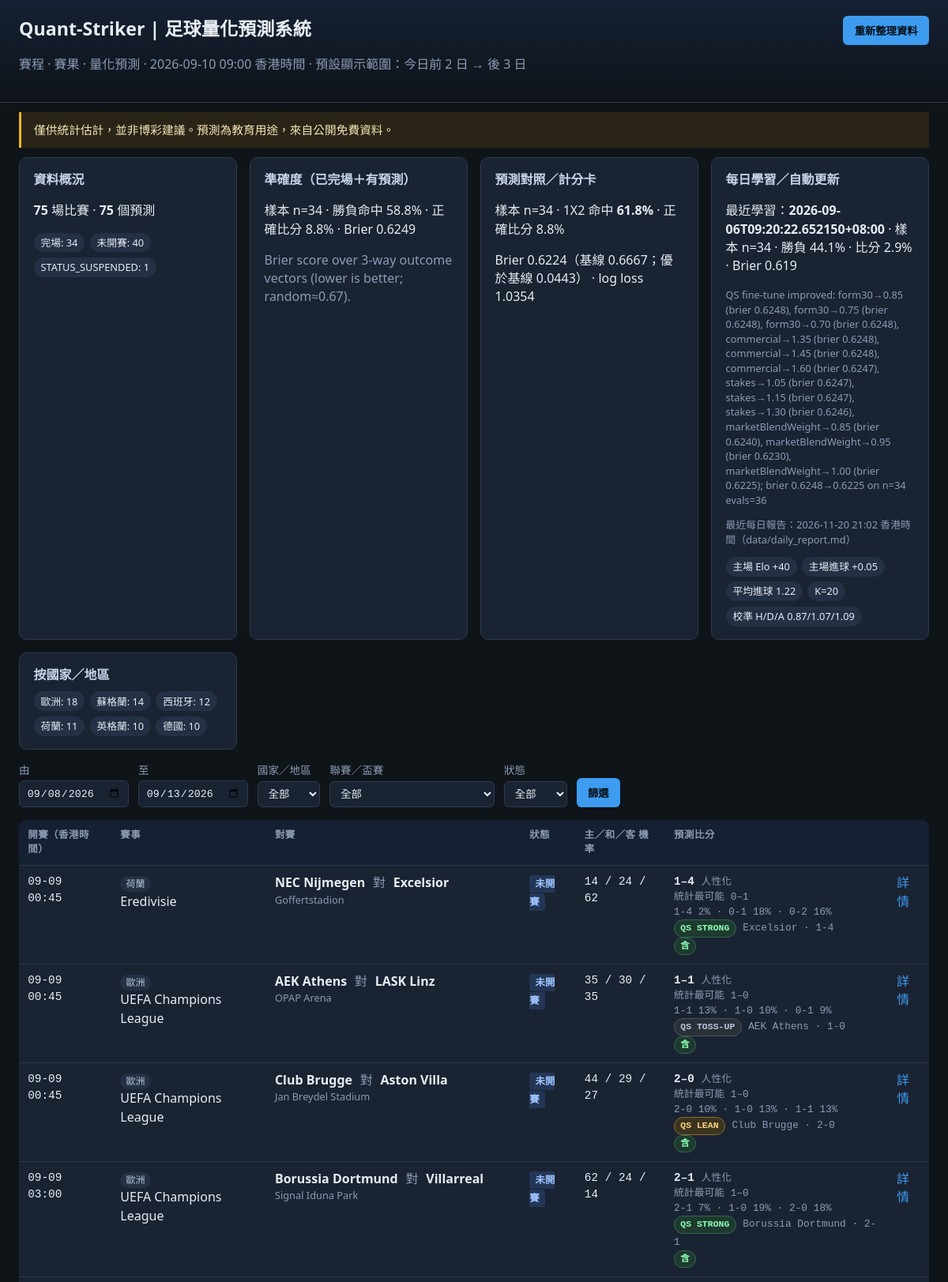
The page / (upper part) on the database its author committed.
### tables this page shows
CREATE TABLE matches (
    id INTEGER PRIMARY KEY AUTOINCREMENT,
    date TEXT,
    kickoff_utc TEXT,
    kickoff_hkt TEXT,
    league TEXT,
    country TEXT,
    competition_key TEXT,
    home TEXT,
    away TEXT,
    home_score INTEGER,
    away_score INTEGER,
    status TEXT,
    venue TEXT,
    source TEXT,
    source_id TEXT,
    extra TEXT,
    dedupe_key TEXT UNIQUE,
    updated_at TEXT
);

CREATE TABLE learning_runs (
    id INTEGER PRIMARY KEY AUTOINCREMENT,
    ran_at TEXT NOT NULL,
    finished_n INTEGER,
    result_acc REAL,
    exact_acc REAL,
    brier REAL,
    params_json TEXT,
    notes TEXT
);

CREATE TABLE model_params (
    key TEXT PRIMARY KEY,
    value REAL NOT NULL,
    updated_at TEXT
);

CREATE TABLE predictions (
    match_id INTEGER PRIMARY KEY,
    p_home REAL,
    p_draw REAL,
    p_away REAL,
    score_home INTEGER,
    score_away INTEGER,
    lambda_home REAL,
    lambda_away REAL,
    model TEXT,
    features_json TEXT,
    created_at TEXT,
    FOREIGN KEY(match_id) REFERENCES matches(id)
);

### app/main.py (the view)
@app.get("/", response_class=HTMLResponse)
async def index(
    request: Request,
    country: Optional[str] = None,
    competition: Optional[str] = None,
    status: Optional[str] = None,
    date_from: Optional[str] = None,
    date_to: Optional[str] = None,
):
    date_from, date_to = _clamp_to_dashboard_window(date_from, date_to)
    matches = db.query_matches(
        date_from=date_from,
        date_to=date_to,
        country=country or None,
        competition_key=competition or None,
        status=status or None,
        limit=300,
    )
    for m in matches:
        pred = db.get_prediction(m["id"])
        m["prediction"] = pred
    counts = db.counts()
    accuracy = db.accuracy_stats()
    learning = latest_learning_run()
    model_params = get_model_params()
    try:
        scorecard = get_scorecard_summary(refresh=False)
    except Exception:
        scorecard = {"n": 0}
    report_path = ROOT / "data" / "daily_report.md"
    daily_report_time = None
    if report_path.exists():
        ts = datetime.fromtimestamp(report_path.stat().st_mtime, tz=timezone.utc).astimezone(HKT)
        daily_report_time = ts.strftime("%Y-%m-%d %H:%M 香港時間")
    return templates.TemplateResponse(
        request,
        "index.html",
        _ui_ctx(
            matches=matches,
            countries=countries(),
            competitions=competitions_by_country(),
            filters={
                "country": country or "",
                "competition": competition or "",
                "status": status or "",
                "date_from": date_from,
                "date_to": date_to,
            },
            counts=counts,
            accuracy=accuracy,
            collect_status=_collect_status,
            learning=learning,
            model_params=model_params,
            scorecard=scorecard,
            window_label="香港時間：今日前 2 日 → 後 3 日",
            daily_report_time=daily_report_time,
        ),
    )

### templates/index.html (shortened to what this page needs)
<!DOCTYPE html>
<html lang="zh-Hant">
<head>
  <link rel="stylesheet" href="/static/style.css" />
</head>
<body>
  <header class="top">
    <div>
      <h1>Quant-Striker | 足球量化預測系統</h1>
      <p class="sub">賽程 · 賽果 · 量化預測 · {{ now_hkt }} · 預設顯示範圍：今日前 2 日 → 後 3 日</p>
    </div>
    <div class="actions">
      <button id="btn-refresh" class="btn">重新整理資料</button>
    </div>
  </header>
  <aside class="disclaimer">{{ disclaimer }}</aside>
  <section class="panels">
    <div class="card">
      <h2>資料概況</h2>
      <p><strong>{{ counts.matches }}</strong> 場比賽 · <strong>{{ counts.predictions }}</strong> 個預測</p>
      <ul class="chips">
        {% for s, n in counts.by_status.items() %}
        <li>{{ status_zh.get(s, s) }}: {{ n }}</li>
        {% endfor %}
      </ul>
    </div>
    <div class="card">
      <h2>準確度（已完場＋有預測）</h2>
      {% if accuracy.n %}
      <p>樣本 n={{ accuracy.n }} · 勝負命中 {{ '%.1f'|format(accuracy.result_accuracy * 100) }}% ·
         正確比分 {{ '%.1f'|format(accuracy.exact_score_accuracy * 100) }}% ·
         Brier {{ accuracy.brier }}</p>
      <p class="muted">{{ accuracy.note }}</p>
      {% else %}
      <p class="muted">{{ accuracy.note }}</p>
      {% endif %}
    </div>
    <div class="card">
      <h2>預測對照／計分卡</h2>
      {% if scorecard and scorecard.n %}
      <p>樣本 n={{ scorecard.n }} · 1X2 命中 <strong>{{ '%.1f'|format((scorecard.hit_1x2_rate or 0) * 100) }}%</strong>
         · 正確比分 {{ '%.1f'|format((scorecard.hit_score_rate or 0) * 100) }}%</p>
      <p>Brier {{ scorecard.mean_brier }}（基線 {{ scorecard.baseline_brier }}；優於基線 {{ scorecard.brier_vs_baseline }}）
         · log loss {{ scorecard.mean_logloss }}</p>
      {% else %}
      <p class="muted">尚未有完場預測對照。跑完 daily_update／計分卡後會顯示。</p>
      {% endif %}
    </div>
    <div class="card">
      <h2>每日學習／自動更新</h2>
      {% if learning %}
      <p>最近學習：<strong>{{ learning.ran_at }}</strong>
         · 樣本 n={{ learning.finished_n }}
         · 勝負 {{ '%.1f'|format((learning.result_acc or 0) * 100) }}%
         · 比分 {{ '%.1f'|format((learning.exact_acc or 0) * 100) }}%
         · Brier {{ learning.brier }}</p>
      {% if learning.notes %}<p class="muted tiny">{{ learning.notes }}</p>{% endif %}
      {% else %}
      <p class="muted">尚未執行學習。請跑 <code>scripts/daily_update.py</code> 或撳重新整理。</p>
      {% endif %}
      {% if daily_report_time %}
      <p class="muted tiny">最近每日報告：{{ daily_report_time }}（data/daily_report.md）</p>
      {% endif %}
      {% if model_params %}
      <ul class="chips">
        <li>主場 Elo +{{ '%.0f'|format(model_params.home_adv_elo) }}</li>
        <li>主場進球 +{{ '%.2f'|format(model_params.home_adv_goals) }}</li>
        <li>平均進球 {{ '%.2f'|format(model_params.avg_goals) }}</li>
        <li>K={{ '%.0f'|format(model_params.k_factor) }}</li>
        <li>校準 H/D/A {{ '%.2f'|format(model_params.calibration_home) }}/{{ '%.2f'|format(model_params.calibration_draw) }}/{{ '%.2f'|format(model_params.calibration_away) }}</li>
      </ul>
      {% endif %}
    </div>
    <div class="card">
      <h2>按國家／地區</h2>
      <ul class="chips">
        {% for c, n in counts.by_country.items() %}
        <li>{{ country_zh.get(c, c) }}: {{ n }}</li>
        {% endfor %}
      </ul>
    </div>
  </section>
  <form class="filters" method="get" action="/">
    <label>由 <input type="date" name="date_from" value="{{ filters.date_from }}" /></label>
    <label>至 <input type="date" name="date_to" value="{{ filters.date_to }}" /></label>
    <label>國家／地區
      <select name="country">
        <option value="">全部</option>
      </select>
    </label>
    <label>聯賽／盃賽
      <select name="competition">
        <option value="">全部</option>
      </select>
    </label>
    <label>狀態
      <select name="status">
        <option value="">全部</option>
      </select>
    </label>
    <button class="btn" type="submit">篩選</button>
  </form>
  <section class="table-wrap">
    <table>
      <thead>
        <tr>
          <th>開賽（香港時間）</th>
          <th>賽事</th>
          <th>對賽</th>
          <th>狀態</th>
          <th>主／和／客 機率</th>
          <th>預測比分</th>
          <th></th>
        </tr>
      </thead>
      <tbody>
        {% for m in matches %}
        <tr>
          <td class="mono">
            {% if m.kickoff_hkt %}{{ m.kickoff_hkt[5:16].replace('T',' ') }}{% else %}{{ m.date }}{% endif %}
          </td>
          <td>
            <span class="pill">{{ country_zh.get(m.country, m.country) }}</span>
            <div>{{ m.league }}</div>
          </td>
          <td>
            <strong>{{ m.home }}</strong>
            {% if m.home_score is not none %}
              <span class="score">{{ m.home_score }}–{{ m.away_score }}</span>
            {% else %}
              <span class="vs">對</span>
            {% endif %}
            <strong>{{ m.away }}</strong>
            {% if m.venue %}<div class="muted tiny">{{ m.venue }}</div>{% endif %}
          </td>
          <td><span class="status s-{{ m.status }}">{{ status_zh.get(m.status, m.status) }}</span></td>
          <td class="mono">
            {% if m.prediction %}
              {{ '%.0f'|format(m.prediction.p_home*100) }} /
              {{ '%.0f'|format(m.prediction.p_draw*100) }} /
              {{ '%.0f'|format(m.prediction.p_away*100) }}
            {% else %}—{% endif %}
          </td>
          <td class="mono">
            {% if m.prediction %}
              {% set tops = m.prediction.top_scorelines or (m.prediction.features.top_scorelines if m.prediction.features else None) %}
              <div><strong>{{ m.prediction.score_home }}–{{ m.prediction.score_away }}</strong>
                <span class="muted tiny">人性化</span></div>
              {% set sh = m.prediction.stat_score_home if m.prediction.stat_score_home is defined else (m.prediction.features.stat_score.home if m.prediction.features and m.prediction.features.stat_score is defined else none) %}
              {% set sa = m.prediction.stat_score_away if m.prediction.stat_score_away is defined else (m.prediction.features.stat_score.away if m.prediction.features and m.prediction.features.stat_score is defined else none) %}
              {% if sh is not none and (sh != m.prediction.score_home or sa != m.prediction.score_away) %}
              <div class="muted tiny">統計最可能 {{ sh }}–{{ sa }}</div>
              {% endif %}
              {% if tops and tops|length > 1 %}
              <div class="muted tiny">
                {% for s in tops[:3] %}
                  {{ s.home }}-{{ s.away }} {{ '%.0f'|format(s.p*100) }}%{% if not loop.last %} · {% endif %}
                {% endfor %}
              </div>
              {% endif %}
              {% set cons = m.prediction.consensus or (m.prediction.features.consensus if m.prediction.features else None) %}
              {% set qs = (cons.quant_striker if cons else None) or (m.prediction.features.quant_striker if m.prediction.features else None) %}
              {% if qs and qs.confidence %}
                <div><span class="badge badge-qs badge-qs-{{ qs.confidence }} tiny">QS {{ qs.confidence }}</span>
                  {% if qs.system and qs.system.result_call %}<span class="muted tiny"> {{ qs.system.result_call }}{% if qs.system.scoreline %} · {{ qs.system.scoreline }}{% endif %}</span>{% endif %}
                </div>
              {% endif %}
              {% if cons and cons.blend and cons.blend.blended %}
                <div><span class="badge badge-consensus tiny">含 </span></div>
              {% endif %}
            {% else %}—{% endif %}
          </td>
          <td><a class="link" href="/match/{{ m.id }}">詳情</a></td>
        </tr>
        {% else %}
        <tr><td colspan="7" class="muted">此範圍冇比賽。請撳<strong>重新整理資料</strong>或執行 collect 腳本。</td></tr>
        {% endfor %}
      </tbody>
    </table>
  </section>
</body>
</html>

### static/style.css (style rules this page uses)
:root { --bg: #0f1419; --panel: #1a2332; --border: #2d3a4f; --text: #e7ecf3; --muted: #8b9bb4; --accent: #3d9cf0; --good: #3ecf8e; --warn: #f0b429; --bad: #f07178; --pill: #243044; }
* { box-sizing: border-box; }
body { margin: 0; font-family: "IBM Plex Sans", "Segoe UI", system-ui, sans-serif; background: var(--bg); color: var(--text); line-height: 1.45; }
.top { display: flex; justify-content: space-between; align-items: flex-start; gap: 1rem; padding: 1.25rem 1.5rem; border-bottom: 1px solid var(--border); background: linear-gradient(180deg, #152033, var(--bg)); }
h1 { margin: 0 0 .25rem; font-size: 1.45rem; }
.sub, .muted { color: var(--muted); }
.tiny { font-size: .8rem; }
.disclaimer { margin: .75rem 1.5rem; padding: .75rem 1rem; border-left: 3px solid var(--warn); background: #2a2416; color: #f5e6b8; font-size: .92rem; }
.panels { display: grid; grid-template-columns: repeat(auto-fit, minmax(240px, 1fr)); gap: 1rem; padding: 0 1.5rem 1rem; }
.card { background: var(--panel); border: 1px solid var(--border); border-radius: 10px; padding: 1rem 1.1rem; }
.card h2 { margin: 0 0 .6rem; font-size: 1rem; color: #c5d4ea; }
.filters { display: flex; flex-wrap: wrap; gap: .75rem; align-items: end; padding: 0 1.5rem 1rem; }
.filters label { display: flex; flex-direction: column; gap: .25rem; font-size: .85rem; color: var(--muted); }
input, select { background: var(--panel); color: var(--text); border: 1px solid var(--border); border-radius: 6px; padding: .45rem .55rem; }
.btn { background: var(--accent); color: #061018; border: 0; border-radius: 6px; padding: .55rem .9rem; font-weight: 600; cursor: pointer; }
.table-wrap { padding: 0 1.5rem 2rem; overflow-x: auto; }
table { width: 100%; border-collapse: collapse; background: var(--panel); border-radius: 10px; overflow: hidden; }
th, td { padding: .65rem .7rem; border-bottom: 1px solid var(--border); text-align: left; vertical-align: top; }
th { font-size: .78rem; text-transform: uppercase; letter-spacing: .04em; color: var(--muted); background: #152033; }
.mono { font-family: "IBM Plex Mono", ui-monospace, monospace; font-size: .9rem; }
.pill { display: inline-block; background: var(--pill); padding: .1rem .45rem; border-radius: 999px; font-size: .75rem; color: #b7c7de; }
.chips { list-style: none; padding: 0; margin: 0; display: flex; flex-wrap: wrap; gap: .4rem; }
.chips li { background: var(--pill); padding: .2rem .55rem; border-radius: 999px; font-size: .8rem; }
.status { font-size: .78rem; font-weight: 600; padding: .15rem .45rem; border-radius: 4px; }
.s-SCHEDULED { background: #243656; color: #9ec5ff; }
.vs { margin: 0 .35rem; color: var(--muted); }
.link { color: var(--accent); text-decoration: none; }
.actions { display: flex; flex-direction: column; align-items: flex-end; gap: .35rem; }
.badge { display: inline-block; font-size: .72rem; font-weight: 600; padding: .12rem .45rem; border-radius: 999px; }
.badge-consensus { background: #1e3a2f; color: #8dffb5; border: 1px solid #2f6b4f; }
.badge-qs { border: 1px solid #4a6fa5; background: #1a2a44; color: #9ec5ff; }
.badge-qs-STRONG { background: #1e3a2f; color: #8dffb5; border-color: #2f6b4f; }
.badge-qs-LEAN { background: #3a3420; color: #ffd27a; border-color: #8a7030; }
.badge-qs-TOSS-UP { background: #2a3038; color: #b7c7de; border-color: #4a5568; }
html { -webkit-text-size-adjust: 100%; }
body { max-width: 100vw; overflow-x: hidden; }

### rows shown on the page
matches: get "STATUS_SUSPENDED", home_score "1"
learning_runs: ran_at "2026-09-06T09:20:22.652150+08:00", finished_n "34", (learning.result_accor0)*100 "44.1", (learning.exact_accor0)*100 "2.9", brier "0.619", notes "QS fine-tune improved: form30→0.85 (brier 0.6248), form30→0.75 (brier 0.6248), form30→0.70 (brier 0.6248), commercial→1.35 (brier 0.6248), commercial→1.45 (brier 0.6248), commercial→1.60 (brier 0.6247), stakes→1.05 (brier 0.6247), stakes→1.15 (brier 0.6247), stakes→1.30 (brier 0.6246), marketBlendWeight→0.85 (brier 0.6240), marketBlendWeight→0.95 (brier 0.6230), marketBlendWeight→1.00 (brier 0.6225); brier 0.6248→0.6225 on n=34 evals=36"
model_params: home_adv_elo "40"
model_params: home_adv_goals "0.05"
model_params: avg_goals "1.22"
model_params: k_factor "20"
model_params: calibration_home "0.87"
model_params: calibration_draw "1.07"
model_params: calibration_away "1.09"
matches: kickoff_hkt "09-09 00:45", get "荷蘭", league "Eredivisie", home "NEC Nijmegen", shows "對", away "Excelsior", venue "Goffertstadion", get "未開賽", prediction.score_home "1", prediction.score_away "4", sh "0", sa "1", home "1" "0" "0", away "4" "1" "2", p "2" "18" "16", confidence "STRONG", system.result_call "Excelsior", system.scoreline "1-4", shows "含"
predictions: m.prediction.p_home*100 "14", m.prediction.p_draw*100 "24", m.prediction.p_away*100 "62"
matches: kickoff_hkt "09-09 00:45", get "歐洲", league "UEFA Champions League", home "AEK Athens", shows "對", away "LASK Linz", venue "OPAP Arena", get "未開賽", prediction.score_home "1", prediction.score_away "1", sh "1", sa "0", home "1" "1" "0", away "1" "0" "1", p "13" "10" "9", confidence "TOSS-UP", system.result_call "AEK Athens", system.scoreline "1-0", shows "含"
predictions: m.prediction.p_home*100 "35", m.prediction.p_draw*100 "30", m.prediction.p_away*100 "35"
matches: kickoff_hkt "09-09 00:45", get "歐洲", league "UEFA Champions League", home "Club Brugge", shows "對", away "Aston Villa", venue "Jan Breydel Stadium", get "未開賽", prediction.score_home "2", prediction.score_away "0", sh "1", sa "0", home "2" "1" "1", away "0" "0" "1", p "10" "13" "13", confidence "LEAN", system.result_call "Club Brugge", system.scoreline "2-0", shows "含"
predictions: m.prediction.p_home*100 "44", m.prediction.p_draw*100 "29", m.prediction.p_away*100 "27"
matches: kickoff_hkt "09-09 03:00", get "歐洲", league "UEFA Champions League", home "Borussia Dortmund", shows "對", away "Villarreal", venue "Signal Iduna Park", get "未開賽", prediction.score_home "2", prediction.score_away "1", sh "1", sa "0", home "2" "1" "2", away "1" "0" "0", p "7" "19" "18", confidence "STRONG", system.result_call "Borussia Dortmund", system.scoreline "2-1", shows "含"
predictions: m.prediction.p_home*100 "62", m.prediction.p_draw*100 "24", m.prediction.p_away*100 "14"

### other values the page prints
{{ now_hkt }} "2026-09-10 09:00 香港時間"
{{ disclaimer }} "僅供統計估計，並非博彩建議。預測為教育用途，來自公開免費資料。"
{{ counts.matches }} "75"
{{ counts.predictions }} "75"
{{ status_zh.get(s, s) }} "完場" "未開賽"
{{ n }} "34" "40"
{{ accuracy.n }} "34"
{{ '%.1f'|format(accuracy.result_accuracy * 100) }} "58.8"
{{ '%.1f'|format(accuracy.exact_score_accuracy * 100) }} "8.8"
{{ accuracy.brier }} "0.6249"
{{ accuracy.note }} "Brier score over 3-way outcome vectors (lower is better; random≈0.67)."
{{ scorecard.n }} "34"
{{ '%.1f'|format((scorecard.hit_1x2_rate or 0) * 100) }} "61.8"
{{ '%.1f'|format((scorecard.hit_score_rate or 0) * 100) }} "8.8"
{{ scorecard.mean_brier }} "0.6224"
